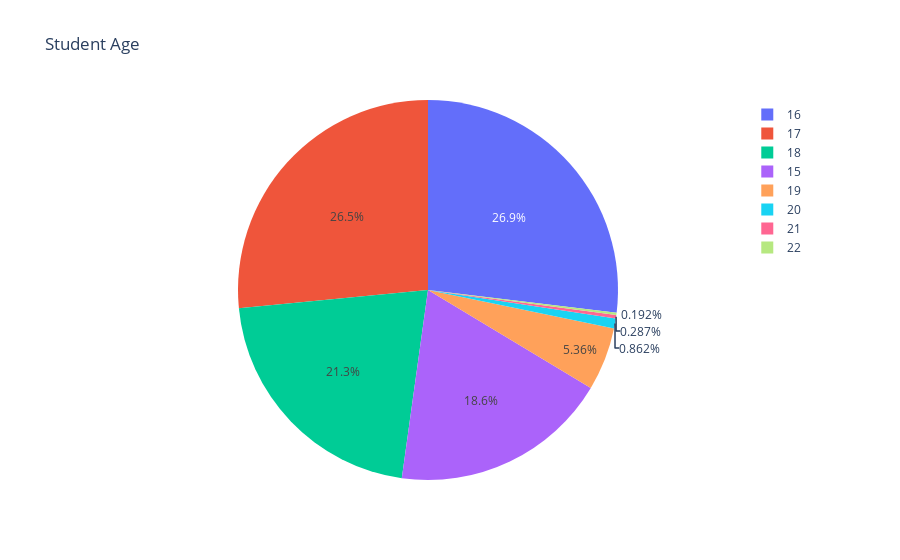

Notebook code for this chart:
### Code cell
# Pie chart for age frequency distribution
ages = student_df["age"].value_counts().sort_index()

# all ages
labels = (np.array(ages.index))

# corresponding percentages of each age
sizes = (np.array((ages / ages.sum())*100))

# plotting pie chart
fig = go.Figure(data=[go.Pie(labels=labels, values=sizes)], layout=go.Layout(title="Student Age"))
py.iplot(fig, filename = "age")

### Figure 1 — Plotly figure (JSON) as saved in the notebook; plotly's stock layout.template omitted (floating-point values rounded to 4 significant figures)
{"data": [{"labels": [15, 16, 17, 18, 19, 20, 21, 22], "type": "pie", "values": [18.58, 26.92, 26.53, 21.26, 5.364, 0.8621, 0.2874, 0.1916]}], "layout": {"title": {"text": "Student Age"}}}
